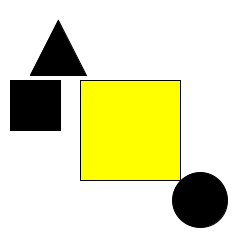
Frame 1 (no input)
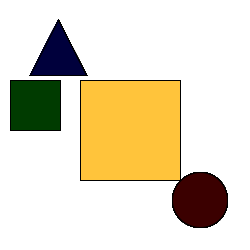
Frame 60 (the mouse pressed at the canvas centre just before this capture)
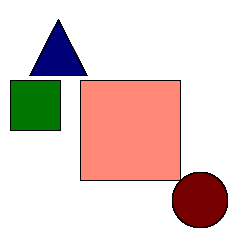
Frame 120 (the mouse held since frame 60 and released just before this capture)

The Processing sketch that drew these frames (run headless with seeded random() and noise(); from frame 60 on, the mouse is pressed at the canvas centre):

// Processing sketch: processing_162112
// ── processing_162112.pde

    int circleX = 100;
    int circleY = 50;
    int circleHeight = 200;
    int circleWidth = 200;
    int blue = 0;
    int red = 0;
    int green= 0;
    int yellow = 255;
    int magenta = 0;
void setup() 
{
    size(250, 250);
    background(255); //set background white
}
void draw() 
{
    stroke(0, 0, 0);
    fill(red, 0, 0);
    ellipse(200, 200, 55, 55);
    blue++;
    stroke(0, 0, 0);
    fill(0, green, 0);
    rect(10, 80, 50, 50);
    red++;
    fill(0, 0, blue);
    triangle(30, 75, 58, 20, 86, 75);
    green++;
    fill(255, yellow, magenta);
    rect(80, 80, 100, 100);
    yellow--;
    magenta++;
    
}
